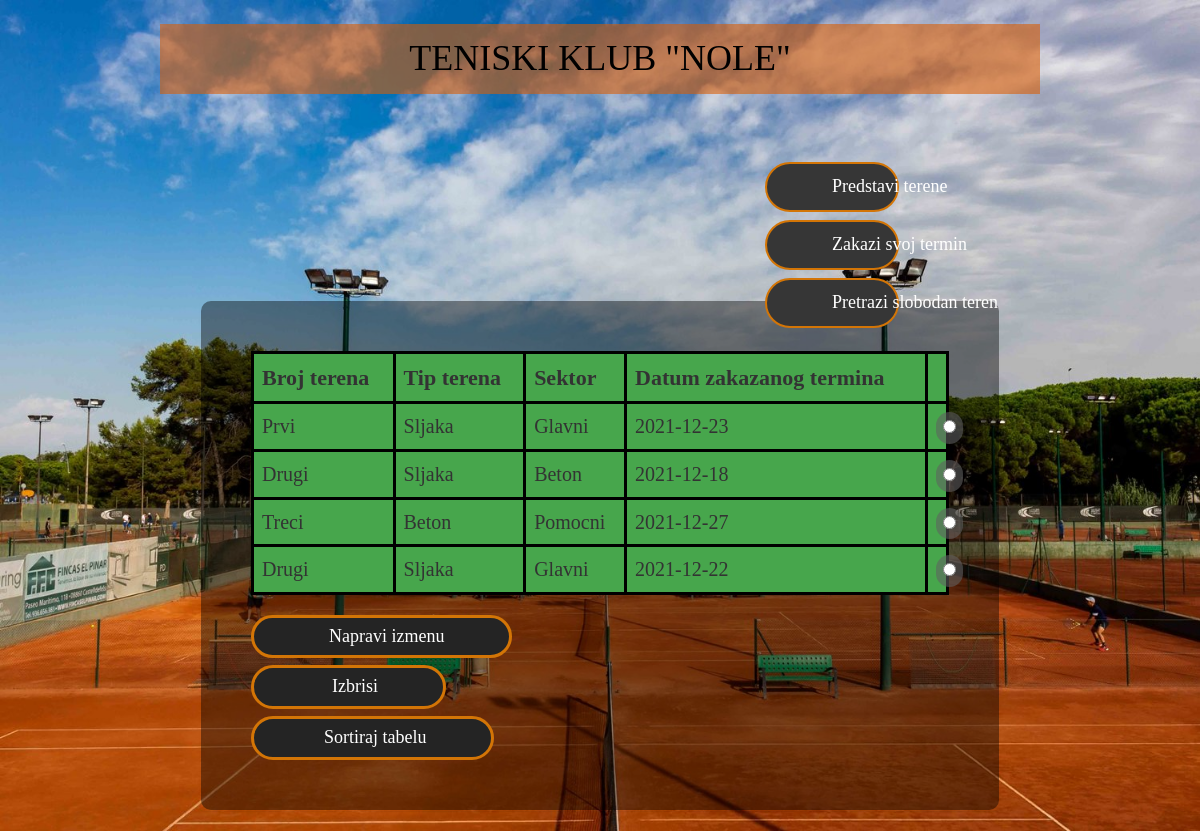
The page /home.php (signed in) on the database its author committed.
### tables this page shows
CREATE TABLE `rezervacije` (
  `id` int(11) NOT NULL,
  `brojTerena` varchar(255) NOT NULL,
  `tipTerena` varchar(255) NOT NULL,
  `sektor` varchar(255) NOT NULL,
  `datum` date NOT NULL DEFAULT current_timestamp()
);

### model/prijava.php (called while the page is built, shortened)
<?php
class Prijava{
    public static function getAll(mysqli $conn)
    {
        $query = "SELECT * FROM rezervacije";
        return $conn->query($query);
    }
}
?>

### home.php (the view, shortened to what this page needs)
<?php
require "dbBroker.php";
require "model/prijava.php";
$podaci = Prijava::getAll($conn);
if ($podaci->num_rows == 0) {
    echo "Nema rezervisanih terena";
    die();
} else {
?>
<!DOCTYPE html>
<html lang="en">
<head>
    <link rel="stylesheet" href="https://maxcdn.bootstrapcdn.com/bootstrap/3.3.7/css/bootstrap.min.css">
    <link rel="stylesheet" type="text/css" href="css/home.css">
</head>
<body>
    <div class="gornjideo" style="color: black;">
        <h1>TENISKI KLUB "NOLE"</h1>
    </div>
    <div class="row1">
        <div class="col-md-4">
            <button id="btn" class="btn btn-info btn-block" style="background-color: #363636; border: 2px solid #D37506; height:50px; font-size: 18px; border-radius: 28px; "> Predstavi terene</button>
        </div>
        <div class="col-md-4">
            <button id="btn-dodaj" type="button" class="btn btn-success btn-block" style="background-color: #363636; border: 2px solid #D37506; height:50px; font-size: 18px; border-radius: 28px;" data-toggle="modal" data-target="#myModal"> Zakazi svoj termin</button>
        </div>
        <div class="col-md-4">
            <button id="btn-pretraga" class="btn btn-warning btn-block" style="background-color:  #363636; border: 2px solid #D37506; height:50px; font-size: 18px; border-radius: 28px;"> Pretrazi slobodan teren</button>
        </div>
    </div>
    <div id="pregled" class="panel" style="margin-top: 8%; background: none;">
        <div class="panel-body">
            <table id="myTable" class="table" style=" background-color: #47a64c; border: 2px solid black;">
                <thead class="thead">
                    <tr>
                        <th scope="col">Broj terena</th>
                        <th scope="col">Tip terena</th>
                        <th scope="col">Sektor</th>
                        <th scope="col">Datum zakazanog termina</th>
                    </tr>
                </thead>
                <tbody class="tbody">
                    <?php
                    while ($red = $podaci->fetch_array()) :
                    ?>
                        <tr>
                            <td><?php echo $red["brojTerena"]?></td>
                            <td><?php echo $red["tipTerena"] ?></td>
                            <td><?php echo $red["sektor"] ?></td>
                            <td><?php echo $red["datum"] ?></td>
                            <td>
                                <label class="custom-radio-btn">
                                    <input type="radio" name="checked-donut" value=<?php echo $red["id"] ?>>
                                </label>
                            </td>
                        </tr>
                <?php
                    endwhile;
                }
                ?>
                </tbody>
            </table>
            <div class="row">
                <div class="col-md-1">
                    <button id="btn-izmeni" class="btn btn-warning" data-toggle="modal" data-target="#izmeniModal">Napravi izmenu</button>
                </div>
                <div class="col-md-12">
                    <button id="btn-obrisi" formmethod="post" class="btn btn-danger" style="background-color: #242424; border: 3px solid #D37506;">Izbrisi</button>
                </div>
                <div class="col-md-2">
                    <button id="btn-sortiraj" class="btn btn-normal" onclick="sortTable()">Sortiraj tabelu</button>
                </div>
            </div>
        </div>
    </div>
</body>
</html>

### css/home.css (style rules this page uses)
* { font-family: -webkit-pictograph; }
.gornjideo { background-color: rgba(219, 92, 0, 0.58); height: 70px; float: center; color: #000; text-align: center; border: 3px white; margin-left: 160px; margin-right: 160px; margin-top: 40px; font-weight: bold; }
h1 { text-align: center; color: #000; margin-top: -16px; padding: 15px; }
.panel-body { padding: 50px; background-color: rgba(0, 0, 0, 0.41); border-radius: 10px; }
body { background-image: url("../img/s3.jpg" ); background-size: 100% 100%; background-repeat: no-repeat; background-attachment: fixed; }
table, th, td { border: 3px solid black; }
.row1 { margin-top: 50px; height: 60px; display: grid; grid-template-columns: 1fr; grid-row-gap: 30px; grid-column-gap: 16px; margin-left: 750px; }
.col-md-1 { margin-bottom: 7px; padding-right: 10px; }
.col-md-12 { margin-bottom: 7px; }
.custom-radio-btn { position: absolute; padding-right: 7px; padding-left: 7px; background-color: rgba(96, 96, 96, 0.58); border-radius: 60px; padding-bottom: 3px; }
.col-md-4 { margin-top: 18px; height: 10px; }
#pregled { margin-left: 200px; margin-right: 200px; background-color: rgba(76, 76, 76, 0.5); }
.thead { font-size: 22px; text-align: center; border-style: solid; border-width: medium; }
.tbody { font-size: 20px; text-align:left; border-style: solid; border-width: medium; }
th { border-style: solid; border-width: medium; }
.btn { padding: 6px 65px; }
#btn-izmeni { font-size: 18px; border: 3px solid #D37506; border-radius: 28px; padding-left: 75px; background-color: #242424; border-color: #D37506; }
#btn-obrisi { font-size: 18px; padding-left: 78px; border-radius: 28px; border-color: #D37506; }
#btn-sortiraj { text-align: center; font-size: 18px; border: 3px solid #D37506; border-radius: 28px; padding-left: 70px; background-color: #242424; border-color: #D37506; color: white; }

### rows shown on the page
rezervacije: brojTerena "Prvi", tipTerena "Sljaka", sektor "Glavni", datum "2021-12-23"
rezervacije: brojTerena "Drugi", tipTerena "Sljaka", sektor "Beton", datum "2021-12-18"
rezervacije: brojTerena "Treci", tipTerena "Beton", sektor "Pomocni", datum "2021-12-27"
rezervacije: brojTerena "Drugi", tipTerena "Sljaka", sektor "Glavni", datum "2021-12-22"
